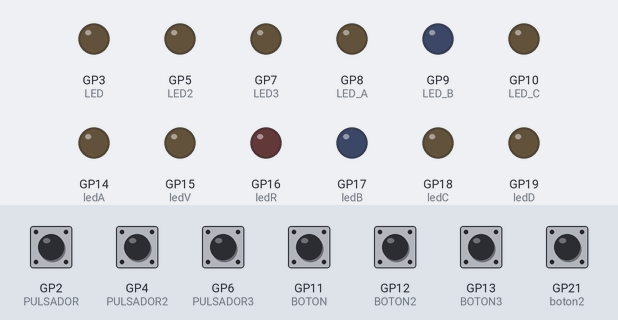
This sketch was run on a simulated Raspberry Pi Pico. Parts: output pins drawn as LEDs (lit = HIGH). The test bench sets the inputs (shaded band); at power-on: GP2 (PULSADOR) HIGH, GP4 (PULSADOR2), GP6 (PULSADOR3), GP11 (BOTON), GP12 (BOTON2), GP13 (BOTON3), GP21 (boton2) LOW.

Above: at 1.2 s.
1.3 s: GP2 (PULSADOR) pulled LOW for 0.15 s
At 2.0 s:
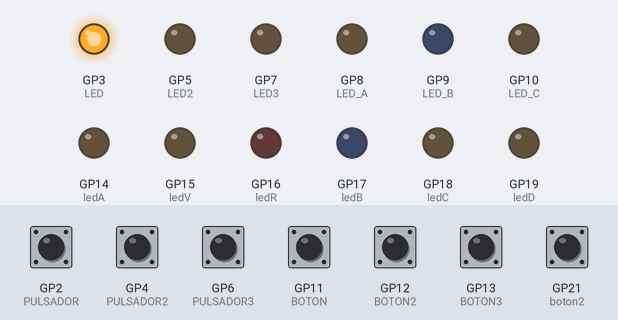
2.9 s: GP4 (PULSADOR2) pulled HIGH for 0.15 s
At 3.7 s:
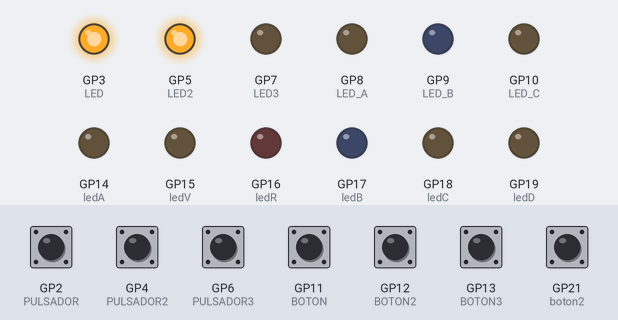
4.5 s: GP2 (PULSADOR) pulled LOW for 1 s
At 6.7 s:
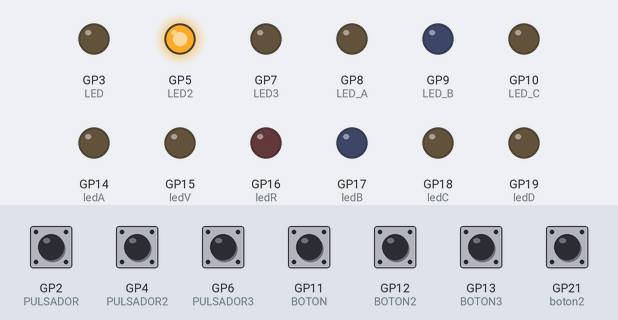
7.0 s: GP6 (PULSADOR3) pulled HIGH for 0.15 s
At 8.3 s:
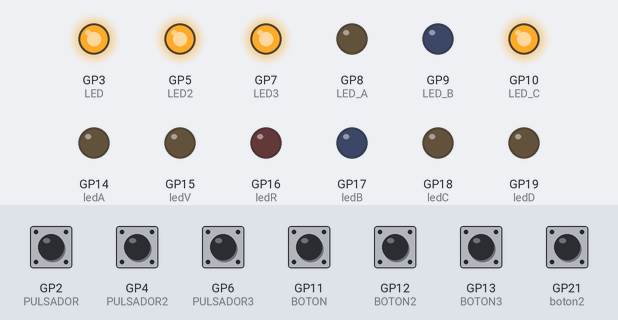
8.7 s: GP2 (PULSADOR) pulled LOW for 0.15 s
At 10.0 s:
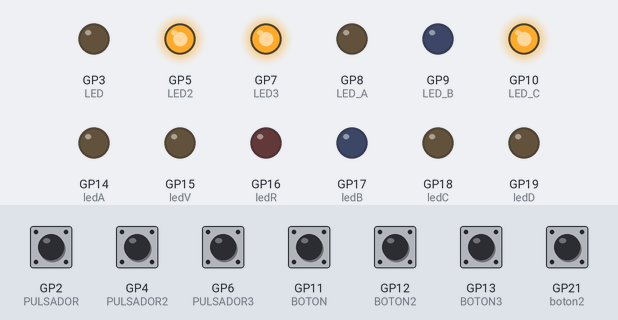
10.3 s: GP4 (PULSADOR2) pulled HIGH for 1 s
At 10.6 s:
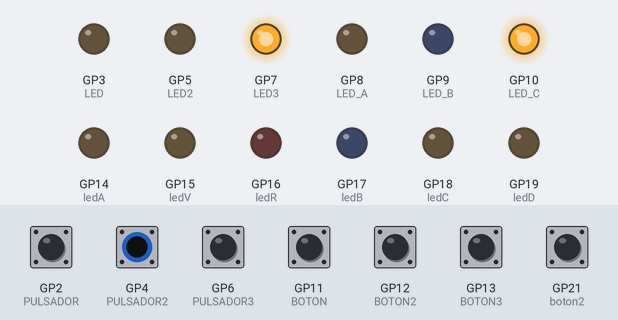
Timing chart, 0 to 13.3 s (numbered marks = the images above; inputs shaded):
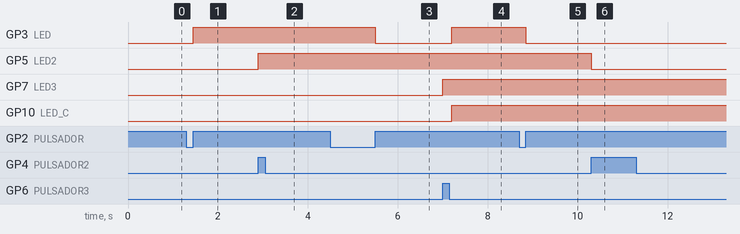

Measured:
- after the input at 1.3 s, GP3 (LED): LOW → HIGH after 0.15 s
- after the input at 2.9 s, GP5 (LED2): LOW → HIGH at once
- after the input at 4.5 s, GP3 (LED): HIGH → LOW after 1.0 s
- after the input at 7.0 s, GP3 (LED), GP10 (LED_C): LOW → HIGH after 0.20 s; GP7 (LED3): LOW → HIGH at once
- after the input at 8.7 s, GP3 (LED): HIGH → LOW after 0.15 s
- after the input at 10.3 s, GP5 (LED2): HIGH → LOW at once

The sketch:

prueba_mia_dos_pulsadores_mia_teap.ino
```cpp
//1_pulsador_enciendo_cda_pulsacion_1_led_diferente_hay_3_y_tres_
int ledA = 14;
int ledV = 15;
int ledR = 16;

int ledB = 17;
int ledC = 18;
int ledD = 19;

int boton = 20;
int boton2 = 21;
int contador = 0;
int contador2 = 0;

int estadoBoton;
int estadoBoton2;
int estadoAnteriorBoton = 0;
int estadoAnteriorBoton2 = 0;


//

//otra forma pulsadores
//bloque1
int PULSADOR = 2;
int LED = 3;
int ESTADO = LOW;

//bloque2
int PULSADOR2 = 4;
int LED2 = 5;
int ESTADO2 = LOW;

//bloque3
int PULSADOR3 = 6;
int LED3 = 7;
int ESTADO3 = LOW;
//yee


#define LED_A 8//motor derecho trasero
#define LED_B 9//motor izquierdo trasero
#define LED_C 10

#define BOTON 11
#define BOTON2 12
#define BOTON3 13

#define ON 1
#define OFF 0
#define TRUE 1
#define FALSE 0

void setup() {
  // put your setup code here, to run once:
  pinMode(LED_A, OUTPUT);//motor derecho trasero
  pinMode(LED_B, OUTPUT);//motor izquierdo trasero
  pinMode(LED_C, OUTPUT);//motor derecho delantero
  pinMode(BOTON, INPUT);//por defecto esta asi
  pinMode(BOTON2, INPUT);//por defecto esta asi
  pinMode(BOTON3, INPUT);//por defecto esta asi

  //otra forma pulsadores yee
    //bloque1
  pinMode(PULSADOR, INPUT); // pin 2 entrada
  pinMode(LED, OUTPUT); // pin 3 salida

 //bloque2
  pinMode(PULSADOR2, INPUT); // pin 4 entrada
  pinMode(LED2, OUTPUT); // pin 5 salida

  //bloque3
  pinMode(PULSADOR3, INPUT); // pin 6 entrada
  pinMode(LED3, OUTPUT); // pin 7 salida
  ///yee

  //1_pulsador_enciendo_cda_pulsacion_1_led_diferente_hay_3_y_tres
  pinMode(ledA, OUTPUT);
  pinMode(ledV, OUTPUT);
  pinMode(ledR, OUTPUT);
  pinMode(boton, INPUT);

  pinMode(ledB, OUTPUT);
  pinMode(ledC, OUTPUT);
  pinMode(ledD, OUTPUT);
  pinMode(boton2, INPUT);
}

void loop() {
  // put your main code here, to run repeatedly:
  loop_led_a();
  loop_led_b();
  loop_led_c();

  //otra forma pulsadores
  loop1 ();
  loop2 ();
  loop3 ();
  loop4();
}

//otra forma
void loop_led_a()//motor derecho delantero
{
  digitalWrite(LED_A, digitalRead(BOTON));
}

void loop_led_b()//motor derecho delantero
{
  digitalWrite(LED_B, digitalRead(BOTON2));
}

void loop_led_c()
{
  digitalWrite(LED_C, digitalRead(BOTON3));

  {
  //misma variable de tiempo utiliza contador arduino
  static long ultimo_cambio = 0;//generanso variable generica de 64bits me permite tener mayo cant N enteros
  static int Estado_LED = OFF;//variableestaticavalorinicial

  long hora = millis();

  if (hora - ultimo_cambio >1000){
      ultimo_cambio = hora;

      if(Estado_LED == ON){
          digitalWrite(LED_C, LOW);
          Estado_LED = OFF;
      }else{
         digitalWrite(LED_C, HIGH);
         Estado_LED = ON ;
      }

  }
}}

//otra forma pulsadores bucle wile antirrebote
void loop1 () {
  while(digitalRead(PULSADOR) == LOW){ } // espero a que el pulsador se presione
  ESTADO = digitalRead(LED);       // leo estado del LED
  digitalWrite(LED, !ESTADO);      // escribo valor contrario
  while (digitalRead (PULSADOR) == HIGH){ } // antirebote
}

//bloque2
void loop2 () {
  while(digitalRead(PULSADOR2) == LOW){ } // espero a que el pulsador se presione
  ESTADO2 = digitalRead(LED2);       // leo estado del LED2
  digitalWrite(LED2, !ESTADO2);      // escribo valor contrario
  while (digitalRead (PULSADOR2) == HIGH){ } // antirebote
}


//bloque3
void loop3 () {
  while(digitalRead(PULSADOR3) == LOW){ } // espero a que el pulsador se presione
  ESTADO3 = digitalRead(LED3);       // leo estado del LED3
  digitalWrite(LED3, !ESTADO3);      // escribo valor contrario
  while (digitalRead (PULSADOR3) == HIGH){ } // antirebote
}

void loop4() {
  estadoBoton2  = digitalRead(boton2);
  if(estadoBoton2 != estadoAnteriorBoton){
    if(estadoBoton2 == LOW){
      contador2++;
      Serial.println(contador2);
      if(contador2 == 1){
        digitalWrite(ledB, HIGH);
        digitalWrite(ledC, LOW);
        digitalWrite(ledD, LOW);
      }
      else if(contador2==2){
        digitalWrite(ledB, LOW);
        digitalWrite(ledC, HIGH);
        digitalWrite(ledD, LOW);
      }
      else if(contador2==3){
        contador = 0;
        digitalWrite(ledB, LOW);
        digitalWrite(ledC, LOW);
        digitalWrite(ledD, HIGH);
      }

    }
  }
  estadoAnteriorBoton2 = estadoBoton2;
  delay(50);
}
```
